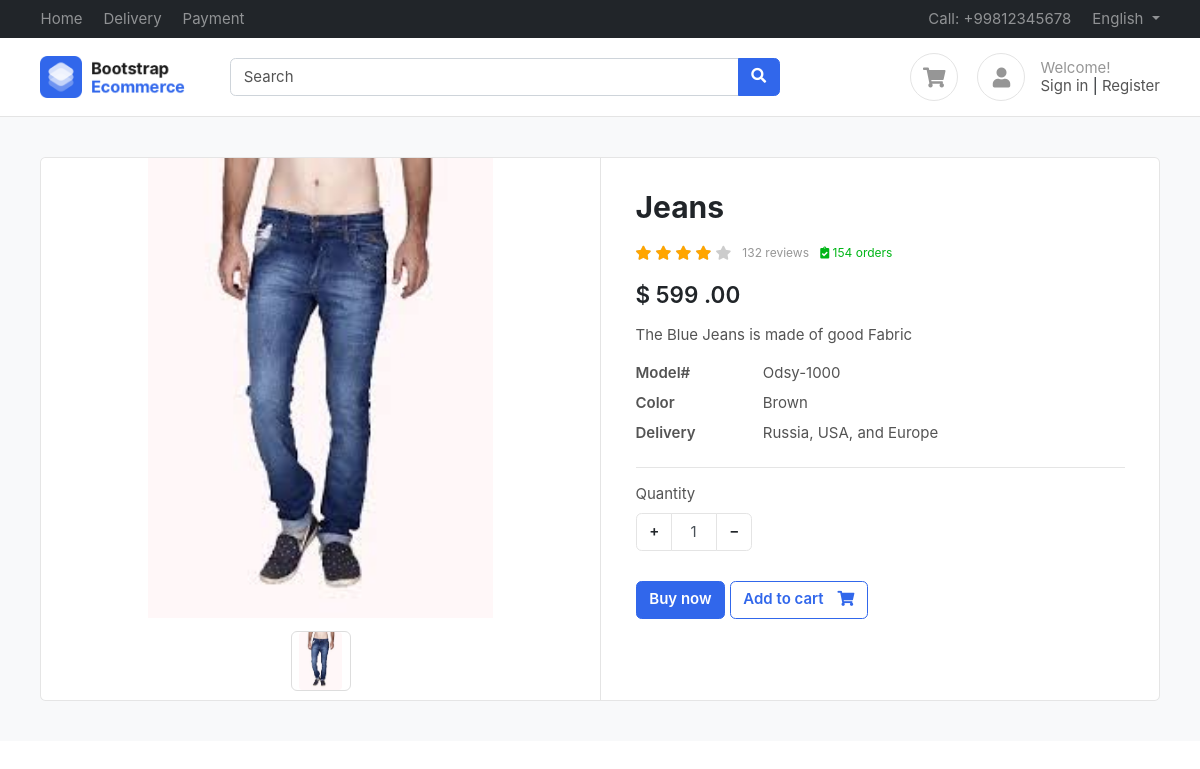
The app's page /products/jeans/ with its own data.
### products/models.py (models this page shows, shortened)
class Product(BaseModel):
    product_name = models.CharField(max_length=100)
    slug = models.SlugField(unique=True,null=True,blank=True)
    price = models.IntegerField()
    category = models.ForeignKey(Category, on_delete=models.CASCADE,related_name="products")
    product_description = models.TextField()
    color = models.ManyToManyField(ColorVariant,blank=True)
    size = models.ManyToManyField(SizeVariant,blank=True)

class ProductImage(BaseModel):
    product = models.ForeignKey(Product, on_delete=models.CASCADE, related_name="product_images")
    image = models.ImageField(upload_to="product")
    is_featured = models.BooleanField(default=False)

### products/views.py (the view)
# urls.py: path('<slug>/',get_products,name='get_products'),
def get_products(request , slug):
    print(request.user)
    try:
        product=Product.objects.get(slug=slug)
        context={'product':product}
        if request.GET.get('size'):
            size = request.GET.get('size')
            price=product.get_product_price_by_size(size)
            context['selected_size']=size
            context['updated_price']=price
        return render(request,'products/products.html',context=context)
    except Exception as e:
        print(e)

### templates/products/products.html (shortened to what this page needs)
{% extends "base/base.html" %}
{% block start %}
<section class="section-content padding-y bg">
    <div class="container">
    <div class="card">
        <div class="row no-gutters">
            <aside class="col-md-6">
    <article class="gallery-wrap">
    <div class="img-big-wrap">
      <div> <a href="#"><img src="/media/{{product.product_images.first.image}}"></a></div>
    </div>
    <div class="thumbs-wrap">
      {% for image in product.product_images.all %}
      <a href="#" class="item-thumb"> <img src="/media/{{image.image}}"></a>
      {% endfor %}
    </div>
    </article>
            </aside>
            <main class="col-md-6 border-left">
    <article class="content-body">
    <h2 class="title">{{product.product_name}}</h2>
    <div class="rating-wrap my-3">
        <ul class="rating-stars">
            <li style="width:80%" class="stars-active">
                <i class="fa fa-star"></i> <i class="fa fa-star"></i>
                <i class="fa fa-star"></i> <i class="fa fa-star"></i>
            </li>
            <li>
                <i class="fa fa-star"></i> <i class="fa fa-star"></i>
                <i class="fa fa-star"></i> <i class="fa fa-star"></i>
                <i class="fa fa-star"></i>
            </li>
        </ul>
        <small class="label-rating text-muted">132 reviews</small>
        <small class="label-rating text-success"> <i class="fa fa-clipboard-check"></i> 154 orders </small>
    </div>
    <div class="mb-3">
        <var class="price h4">${% if updated_price %}
          {{updated_price}}
          {% else %}
          {{product.price}}
          {% endif %}
          .00</var>
    </div>
    <p>{{product.product_description}}</p>
    <dl class="row">
      <dt class="col-sm-3">Model#</dt>
      <dd class="col-sm-9">Odsy-1000</dd>
      <dt class="col-sm-3">Color</dt>
      <dd class="col-sm-9">Brown</dd>
      <dt class="col-sm-3">Delivery</dt>
      <dd class="col-sm-9">Russia, USA, and Europe </dd>
    </dl>
    <hr>
        <div class="form-row">
            <div class="form-group col-md flex-grow-0">
                <label>Quantity</label>
                <div class="input-group mb-3 input-spinner">
                  <div class="input-group-prepend">
                    <button class="btn btn-light" type="button" id="button-plus"> + </button>
                  </div>
                  <input type="text" class="form-control" value="1">
                  <div class="input-group-append">
                    <button class="btn btn-light" type="button" id="button-minus"> − </button>
                  </div>
                </div>
            </div>
        </div>
        <a href="#" class="btn  btn-primary"> Buy now </a>
        <a href="{% url 'add_to_cart' product.uid %}?size={{selected_size}}" class="btn  btn-outline-primary"> <span class="text">Add to cart</span> <i class="fas fa-shopping-cart"></i>  </a>
    </article>
            </main>
        </div>
    </div>
    </div>
    </section>
{% endblock %}

### public/static/css/ui.css (style rules this page uses)
html { font-family: 'Inter', sans-serif; font-size: 15px; }
.content-body { flex: 1 1 auto; padding: 2rem 2.3rem; }
.padding-y { padding-top: 40px; padding-bottom: 40px; }
var { font-style: normal; }
article:after, .form-group:after { display: block; clear: both; content: ""; }
.bg { background-color: #f8f9fa; }
.card .title { color: #212529; }
.btn-light { background-color: #fff; border-color: #e4e4e4; }
.btn .text + i { margin-left: 10px; }
dl[class="row"] { margin-bottom: 0; }
.price { font-weight: 600; color: #212529; }
.label-rating { margin-left: 7px; display: inline-block; vertical-align: middle; }
.rating-stars { display: inline-block; vertical-align: middle; list-style: none; margin: 0; padding: 0; position: relative; white-space: nowrap; clear: both; }
.rating-stars i { font-size: 14px; color: #ccc; display: inline; }
.rating-stars li { display: block; text-overflow: clip; white-space: nowrap; z-index: 1; }
.rating-stars li.stars-active { z-index: 2; position: absolute; top: 0; left: 0; overflow: hidden; }
.rating-stars li.stars-active i { color: orange; }
.input-spinner { width: 120px; flex-wrap: nowrap; display: inline-flex; }
.input-spinner input.form-control { text-align: center; max-width: 46px; flex-basis: 46px; border-color: #e4e4e4; flex-grow: 0; }
.input-spinner .btn { width: 36px; text-align: center; }
.gallery-wrap .img-big-wrap { margin-bottom: 10px; border-radius: 0.37rem; overflow: hidden; background-color: #fff; }
.gallery-wrap .img-big-wrap a { text-align: center; display: block; }
.gallery-wrap .img-big-wrap img { height: 460px; width: auto; display: inline-block; cursor: zoom-in; }
.gallery-wrap .thumbs-wrap { text-align: center; }
.gallery-wrap .thumbs-wrap .item-thumb { width: 60px; height: 60px; border: 1px solid #ddd; border-radius: 6px; margin: 3px; display: inline-block; overflow: hidden; }
.gallery-wrap .thumbs-wrap img { max-width: 100%; max-height: 100%; object-fit: cover; border-radius: 4px; cursor: zoom-in; }

### records on screen
Product: product_images.first.image (picture), product_name "Jeans", price "599", product_description "The Blue Jeans is made of good Fabric"
ProductImage: image (picture)
